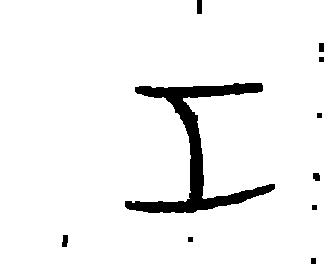
#> input picture data_centric_mnist_roman/data/data/train/i/abeb4fd2-ce5d-11eb-b317-38f9d35ea60f.png, 330 x 264 px; its folder holds only this picture in this run
$ python run_optimization.py
#> lines starting #> are read from the running program, lines starting #| are printed output that depends on the picture; after the words box and inside, x2 and y2 are one past the last pixel; in counts of white or black regions, pixels touching at a corner belong together
### utilities.py
import os
import shutil
import pandas as pd
import numpy as np
from numpy import asarray
from glob import glob
import cv2
import PIL
from PIL import Image, ImageEnhance
import matplotlib.pyplot as plt
import zipfile

from train import train


NUMERALS = ["i", "ii", "iii", "iv", "v", "vi", "vii", "viii", "ix", "x"]


def init_data_dir(new_data_dir, base_data_dir='./data_baseline_clean/data_baseline_clean/'):
    if os.path.exists(new_data_dir):
        shutil.rmtree(new_data_dir)
    shutil.copytree(base_data_dir, new_data_dir)
    if os.path.exists(new_data_dir + '/ignore'):
        shutil.rmtree(new_data_dir + '/ignore')


def get_file_count(numeral, data_dir):
    num_pattern = data_dir + '/*/{}/*.png'.format(numeral)
    fps = glob(num_pattern)
    return len(fps)


def get_n_required(numeral, data_dir, target_counts):
    n_files = get_file_count(numeral, data_dir)
    n_required = target_counts[numeral] - n_files
    return n_required


def count_all_files(data_dir):
    num_count = {}
    n_tot = 0
    for n in NUMERALS:
        n_files = get_file_count(n, data_dir)
        num_count[n] = n_files
        n_tot += n_files
        print('Numeral "{}" has {} files'.format(n, n_files))
    print('Total of {} files'.format(n_tot))
    return num_count, n_tot


def process_image(fp_source, fp_dest,
                  horiz=False,
                  vert=False,
                  rotate=False,
                  erode=False,
                  dilate=False,
                  enhance=1,
                  contrast=1,
                  resize=(256, 256),
                  show=False):

#> called with horiz = True, vert = True, rotate = 'random', erode = 'random', dilate = 'random', enhance = 'random', contrast = 1, resize = (256, 256)
    image = Image.open(fp_source)
#> image is the input picture: PIL image 330x264 L; values 64 (black) and 255 (white), 94.8% white; 10 black regions, largest, box (x1, y1, x2, y2) and area: (125, 83, 275, 213) 4217, (197, 0, 202, 14) 70, (62, 235, 68, 247) 61
    image_out = Image.open(fp_source)

    if len(asarray(image_out).shape) > 2:
        image_out = Image.fromarray(asarray(image_out)[:, :, 0])

    if rotate == 'random':
        rotate = np.random.normal(0, 12)
    if enhance == 'random':
        enhance = np.random.normal(1, 0.5)
    if contrast == 'random':
        contrast = np.maximum(0.3, np.random.normal(1, 0.5))
    if erode == 'random':
        erode = np.random.choice([0, 1, 2], 1)
    if dilate == 'random':
        dilate = np.random.choice([0, 1], 1)

    if horiz:
        arr = asarray(image_out)
        arr = arr[:, ::-1]  # horizontal sym
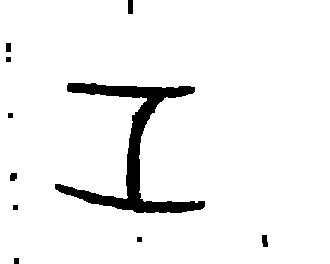
#> arr: shape (264, 330); values 64 (black) and 255 (white), 94.8% white; 10 black regions, largest, box (x1, y1, x2, y2) and area: (55, 83, 205, 213) 4217, (128, 0, 133, 14) 70, (262, 235, 268, 247) 61
        image_out = Image.fromarray(arr)
    if vert:
        arr = asarray(image_out)
        arr = arr[::-1, :]  # vert sym
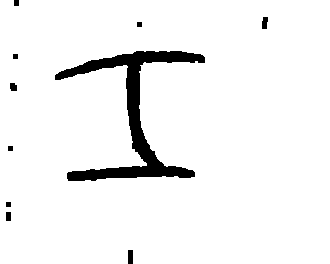
#> arr: shape (264, 330); values 64 (black) and 255 (white), 94.8% white; 10 black regions, largest, box (x1, y1, x2, y2) and area: (55, 51, 205, 181) 4217, (128, 250, 133, 264) 70, (262, 17, 268, 29) 61
        image_out = Image.fromarray(arr)
    if rotate:
        image_out = image_out.rotate(rotate, PIL.Image.NEAREST,
                                     expand=False,
                                     fillcolor='white')
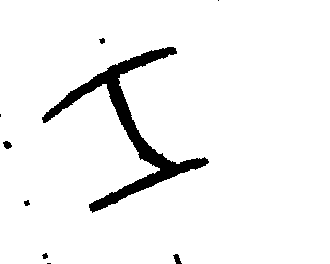
#> image_out: PIL image 330x264 L; values 64 (black) and 255 (white), 94.9% white; 9 black regions (3 under 20 px), largest, box (x1, y1, x2, y2) and area: (42, 47, 209, 213) 4219, (173, 254, 182, 264) 52, (3, 141, 12, 149) 50, (24, 200, 30, 206) 26, (99, 38, 105, 44) 25, (42, 253, 48, 259) 25
    if erode:
        kernel = np.ones((5, 5), np.uint8)
        arr_out = cv2.erode(asarray(image_out), kernel, iterations=int(erode))
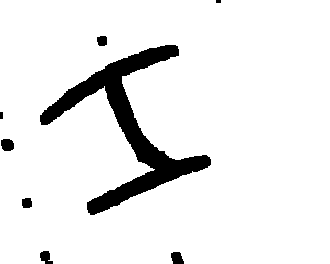
#> arr_out: shape (264, 330); values 64 (black) and 255 (white), 92.1% white; 8 black regions (1 under 20 px), largest, box (x1, y1, x2, y2) and area: (40, 45, 211, 215) 6302, (1, 139, 14, 151) 134, (171, 252, 184, 264) 124
        image_out = Image.fromarray(arr_out)
    if dilate:
        kernel = np.ones((5, 5), np.uint8)
        arr_out = cv2.dilate(asarray(image_out), kernel, iterations=1)
        image_out = Image.fromarray(arr_out)

    image_out = ImageEnhance.Sharpness(image_out)
    image_out = image_out.enhance(enhance)
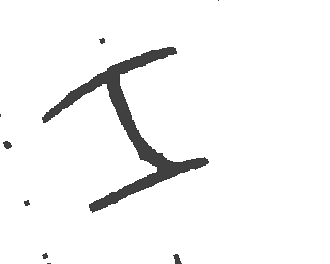
#> image_out: PIL image 330x264 L; min 46, max 255, mean 245.1
    image_out = ImageEnhance.Contrast(image_out)
    image_out = image_out.enhance(contrast)

    image_out = image_out.resize(resize)
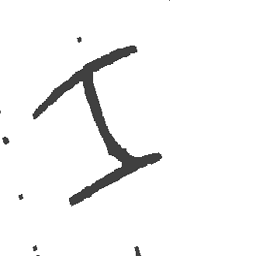
#> image_out: PIL image 256x256 L; min 25, max 255, mean 245
    image_out = asarray(image_out)
    image_out = np.round(image_out).astype(np.uint8)
    image_out = Image.fromarray(image_out)

    if show:
        fig = plt.figure(figsize=(15, 5))
        ax1 = fig.add_subplot(131)
        ax2 = fig.add_subplot(132)
        ax3 = fig.add_subplot(133)
        ax1.imshow(image, cmap='binary_r')
        ax2.imshow(image.resize(resize), cmap='binary_r')
        ax3.imshow(image_out, cmap='binary_r')
        plt.show()
        plt.close()

    if fp_dest is not None:
        image_out.save(fp_dest)


def engineer_images_by_num(eng_kwargs, data_dir, target_counts, ifile=0):
    for num, kwargs in eng_kwargs.items():
        n_required = get_n_required(num, data_dir, target_counts)
        num_dir = data_dir + '/train/{}/*.png'.format(num)

        if n_required < 0:
            # remove images
            fps = [fp for fp in glob(num_dir)]
            ifps = np.random.choice(np.arange(len(fps)), -n_required,
                                    replace=False)
            for i in ifps:
                fp = fps[i]
                os.remove(fp)
        else:
            # engineer new images
            fps = [fp for fp in glob(num_dir) if '_eng_' not in fp]
            ifps = np.random.choice(np.arange(len(fps)), n_required,
                                    replace=True)
            for i in ifps:
                fp = fps[i]

                if 'target' in kwargs:
                    target = kwargs.pop('target')
                    base_dir = os.path.dirname(fp).replace(num, target)
                    fn = '{}_eng_{}.png'.format(target, str(ifile).zfill(5))
                    fp_out = os.path.join(base_dir, fn)
                else:
                    base_dir = os.path.dirname(fp)
                    fn = '{}_eng_{}.png'.format(num, str(ifile).zfill(5))
                    fp_out = os.path.join(base_dir, fn)

                process_image(fp, fp_out,
                    enhance='random',
                    contrast=1,
                    rotate='random',
                    erode='random',
                    dilate='random',
                    show=False,
                    **kwargs)
                ifile += 1


# [51 lines left out: functions engineer_bad_images, parse_bad_images, zipdir, not called in this run]

### run_optimization.py
import os
import json
import pandas as pd

from train import train
from utilities import (init_data_dir, count_all_files, engineer_images_by_num,
                       parse_bad_images, engineer_bad_images, zipdir)


NUMERALS = ["i", "ii", "iii", "iv", "v", "vi", "vii", "viii", "ix", "x"]


if __name__ == '__main__':
    data_dir = './dcai_gcb_10/dcai_gcb_10'
    test_dir = './label_book/label_book'
    base_dir = './data_baseline_aug/data_baseline_aug'
    job_tag = os.path.basename(data_dir)
    target_count_tot = 9995
    epochs = 100
    n_iter = 50

    # initial target file count - naive (7500 files)
    target_counts = {'i': 400, 'ii': 900, 'iii': 900, 'iv': 900,
                     'v': 400, 'vi': 900, 'vii': 900, 'viii': 900,
                     'ix': 900, 'x': 400}

    init_data_dir(data_dir, base_dir)
    _, file_count = count_all_files(data_dir)

    eng_kwargs = {
        'i': {'horiz': True, 'vert': True},
        'ii': {'horiz': True, 'vert': True},
        'iii': {'horiz': True, 'vert': True},
        'iv': {'horiz': False, 'vert': False, 'target': 'vi'},
        'v': {'horiz': True, 'vert': False},
        'vi': {'horiz': False, 'vert': False, 'target': 'iv'},
        'vii': {'horiz': False, 'vert': False},
        'viii': {'horiz': False, 'vert': False},
        'ix': {'horiz': False, 'vert': True},
        'x': {'horiz': True, 'vert': True},
    }

    engineer_images_by_num(eng_kwargs, data_dir, target_counts)
    _, file_count = count_all_files(data_dir)
    n_opt_files = target_count_tot - file_count

    predictions = None
    optm_df = pd.DataFrame()
    bad_images = []
    bad_image_record = {}
    for i in range(n_iter):
        if i > 0:
            i_bad_images = parse_bad_images(predictions)
            bad_images += i_bad_images
            bad_images = list(set(bad_images))
            bad_image_record[i] = bad_images
            engineer_bad_images(bad_images, n_opt_files, data_dir)
            zipdir(data_dir, './{}_{}.zip'.format(job_tag, i))

        predictions, val_acc, test_acc = train(data_dir, test_dir,
                                               epochs=epochs)

        optm_df.at[i, 'val_acc'] = val_acc
        optm_df.at[i, 'test_acc'] = test_acc
        optm_df.at[i, 'n_bad_images'] = len(bad_images)
        for num in NUMERALS:
            num_bad = [fp for fp in bad_images if '/{}/'.format(num) in fp]
            optm_df.at[i, '{}_bad_images'.format(num)] = len(num_bad)

        optm_df.to_csv('./optimization_record_{}.csv'.format(job_tag))
        with open('./bad_image_record_{}.json'.format(job_tag), 'w') as f:
            json.dump(bad_image_record, f, indent=2, sort_keys=True)
